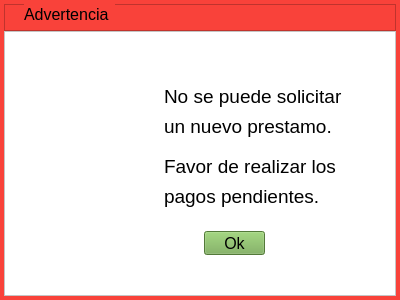
<?xml version="1.0" encoding="UTF-8"?>
<ui version="4.0">
 <class>VentanaEmergente</class>
 <widget class="QWidget" name="VentanaEmergente">
  <property name="geometry">
   <rect>
    <x>0</x>
    <y>0</y>
    <width>400</width>
    <height>300</height>
   </rect>
  </property>
  <property name="windowTitle">
   <string>Form</string>
  </property>
  <layout class="QVBoxLayout" name="verticalLayout">
   <property name="spacing">
    <number>0</number>
   </property>
   <property name="leftMargin">
    <number>0</number>
   </property>
   <property name="topMargin">
    <number>0</number>
   </property>
   <property name="rightMargin">
    <number>0</number>
   </property>
   <property name="bottomMargin">
    <number>0</number>
   </property>
   <item>
    <widget class="QFrame" name="frame">
     <property name="styleSheet">
      <string notr="true">QWidget#frame{border-style: solid;
border-width: 4px;
border-color: rgb(249, 66, 58);}</string>
     </property>
     <property name="frameShape">
      <enum>QFrame::StyledPanel</enum>
     </property>
     <property name="frameShadow">
      <enum>QFrame::Raised</enum>
     </property>
     <layout class="QVBoxLayout" name="verticalLayout_2">
      <property name="spacing">
       <number>0</number>
      </property>
      <property name="leftMargin">
       <number>0</number>
      </property>
      <property name="topMargin">
       <number>0</number>
      </property>
      <property name="rightMargin">
       <number>0</number>
      </property>
      <property name="bottomMargin">
       <number>0</number>
      </property>
      <item>
       <widget class="QFrame" name="frame_2">
        <property name="styleSheet">
         <string notr="true">background-color: rgb(249, 66, 58);</string>
        </property>
        <property name="frameShape">
         <enum>QFrame::StyledPanel</enum>
        </property>
        <property name="frameShadow">
         <enum>QFrame::Raised</enum>
        </property>
        <widget class="QLabel" name="label_2">
         <property name="geometry">
          <rect>
           <x>20</x>
           <y>0</y>
           <width>91</width>
           <height>21</height>
          </rect>
         </property>
         <property name="text">
          <string>&lt;html&gt;&lt;head/&gt;&lt;body&gt;&lt;p&gt;&lt;span style=&quot; font-size:12pt;&quot;&gt;Advertencia&lt;/span&gt;&lt;/p&gt;&lt;/body&gt;&lt;/html&gt;</string>
         </property>
        </widget>
       </widget>
      </item>
      <item>
       <widget class="QFrame" name="frame_3">
        <property name="minimumSize">
         <size>
          <width>0</width>
          <height>265</height>
         </size>
        </property>
        <property name="styleSheet">
         <string notr="true">background-color: rgb(255, 255, 255);</string>
        </property>
        <property name="frameShape">
         <enum>QFrame::StyledPanel</enum>
        </property>
        <property name="frameShadow">
         <enum>QFrame::Raised</enum>
        </property>
        <widget class="QLabel" name="label">
         <property name="geometry">
          <rect>
           <x>30</x>
           <y>70</y>
           <width>121</width>
           <height>101</height>
          </rect>
         </property>
         <property name="text">
          <string/>
         </property>
         <property name="pixmap">
          <pixmap>../imagenes/chi.png</pixmap>
         </property>
        </widget>
        <widget class="QLabel" name="label_3">
         <property name="geometry">
          <rect>
           <x>160</x>
           <y>50</y>
           <width>211</width>
           <height>31</height>
          </rect>
         </property>
         <property name="font">
          <font>
           <pointsize>14</pointsize>
          </font>
         </property>
         <property name="text">
          <string>&lt;html&gt;&lt;head/&gt;&lt;body&gt;&lt;p&gt;No se puede solicitar &lt;/p&gt;&lt;/body&gt;&lt;/html&gt;</string>
         </property>
        </widget>
        <widget class="QLabel" name="label_4">
         <property name="geometry">
          <rect>
           <x>160</x>
           <y>80</y>
           <width>191</width>
           <height>31</height>
          </rect>
         </property>
         <property name="font">
          <font>
           <pointsize>14</pointsize>
          </font>
         </property>
         <property name="text">
          <string>&lt;html&gt;&lt;head/&gt;&lt;body&gt;&lt;p&gt;un nuevo prestamo.&lt;/p&gt;&lt;/body&gt;&lt;/html&gt;</string>
         </property>
        </widget>
        <widget class="QLabel" name="label_5">
         <property name="geometry">
          <rect>
           <x>160</x>
           <y>120</y>
           <width>191</width>
           <height>31</height>
          </rect>
         </property>
         <property name="font">
          <font>
           <pointsize>14</pointsize>
          </font>
         </property>
         <property name="text">
          <string>&lt;html&gt;&lt;head/&gt;&lt;body&gt;&lt;p&gt;Favor de realizar los &lt;/p&gt;&lt;/body&gt;&lt;/html&gt;</string>
         </property>
        </widget>
        <widget class="QLabel" name="label_6">
         <property name="geometry">
          <rect>
           <x>160</x>
           <y>150</y>
           <width>191</width>
           <height>31</height>
          </rect>
         </property>
         <property name="font">
          <font>
           <pointsize>14</pointsize>
          </font>
         </property>
         <property name="text">
          <string>&lt;html&gt;&lt;head/&gt;&lt;body&gt;&lt;p&gt;pagos pendientes.&lt;/p&gt;&lt;/body&gt;&lt;/html&gt;</string>
         </property>
        </widget>
        <widget class="QPushButton" name="Ok">
         <property name="geometry">
          <rect>
           <x>200</x>
           <y>200</y>
           <width>61</width>
           <height>24</height>
          </rect>
         </property>
         <property name="font">
          <font>
           <pointsize>12</pointsize>
          </font>
         </property>
         <property name="styleSheet">
          <string notr="true">background-color: rgb(116, 170, 80);</string>
         </property>
         <property name="text">
          <string>Ok</string>
         </property>
        </widget>
       </widget>
      </item>
     </layout>
    </widget>
   </item>
  </layout>
 </widget>
 <resources/>
 <connections/>
</ui>
